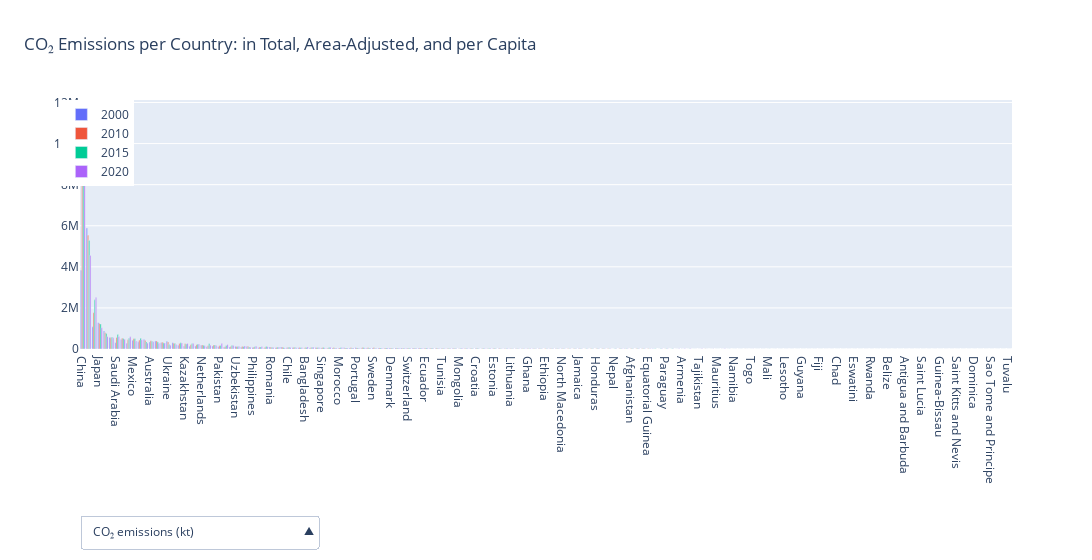

The notebook cell saved with this chart:
### Markdown cell above
To make any comparisons between sustainable energy and CO2 emissions, we created a grouped bar plot of all countries in the first dataset for 2000-2020 per 5 years:

### Code cell
# Sort by 'total_CO' (or any other initial sort criteria) and select the top 10
merge = pd.read_csv('../graphs/graphA/merge.csv')
years = ['2000', '2010', '2015', '2020']
# LULUCF filter:
# Removes all rows with 'All sectors with LULUCF' in the 'Item' column
merge = merge[merge['Item'] != 'All sectors with LULUCF']

# Calculate the average of the relative values for each country
merge['avg_total'] = merge[[year for year in years]].mean(axis=1)

# Sort by the average
total_sort = merge.sort_values('avg_total', ascending=False)

# Create a new Figure
fig = go.Figure()

for year in years:
    fig.add_trace(go.Bar(
        x=total_sort['Area'],
        y=total_sort[year],
        name=year,
        width=0.2,
    ))


# Change the bar mode to group
fig.update_layout(barmode='group')

# Add labels and title
fig.update_layout(
    title='CO₂ Emissions per Country: in Total, Area-Adjusted, and per Capita',
    title_x=0.022,
    xaxis_title='',
    yaxis_title='',
    updatemenus=[
        dict(
            buttons=[
                dict(label="CO₂ emissions (kt)",
                     method="update",
                     args=[{"y": [total_sort[year] for year in years]}]),
                dict(label="CO₂ emissions per area (kt/km²)",
                     method="update",
                     args=[{"y": [total_sort[year+'/area'] for year in years]}]),
                dict(label="CO₂ emissions per capita (kt/capita)",
                     method="update",
                     args=[{"y": [total_sort[year+'/pop'] for year in years]}])
            ],
            direction="up",
            pad={"r": 10, "t": 10},
            showactive=True,
            x=0,
            xanchor="left",
            y=-0.8,
            yanchor="bottom"
        ),
    ],
    width=6000,
    bargroupgap=1,
    legend=dict(x=-0.02, y=1, xanchor='left', yanchor='top'),
)

# Show the plot
fig.show()

### Figure 1 — Plotly figure (JSON) as saved in the notebook; plotly's stock layout.template omitted (floating-point values rounded to 4 significant figures; data arrays with more than 128 entries replaced by an {"elided": "..."} marker saying what was removed)
{"data": [{"name": "2000", "type": "bar", "width": 0.2, "x": {"elided": "163 str values"}, "y": {"elided": "163 float values"}}, {"name": "2010", "type": "bar", "width": 0.2, "x": {"elided": "163 str values"}, "y": {"elided": "163 float values"}}, {"name": "2015", "type": "bar", "width": 0.2, "x": {"elided": "163 str values"}, "y": {"elided": "163 float values"}}, {"name": "2020", "type": "bar", "width": 0.2, "x": {"elided": "163 str values"}, "y": {"elided": "163 float values"}}], "layout": {"bargroupgap": 1, "barmode": "group", "legend": {"x": -0.02, "xanchor": "left", "y": 1, "yanchor": "top"}, "title": {"text": "CO₂ Emissions per Country: in Total, Area-Adjusted, and per Capita", "x": 0.022}, "updatemenus": [{"buttons": [{"args": [{"y": {"elided": "4x163 float values"}}], "label": "CO₂ emissions (kt)", "method": "update"}, {"args": [{"y": {"elided": "4x163 float values"}}], "label": "CO₂ emissions per area (kt/km²)", "method": "update"}, {"args": [{"y": {"elided": "4x163 float values"}}], "label": "CO₂ emissions per capita (kt/capita)", "method": "update"}], "direction": "up", "pad": {"r": 10, "t": 10}, "showactive": true, "x": 0, "xanchor": "left", "y": -0.8, "yanchor": "bottom"}], "width": 6000, "xaxis": {"title": {"text": ""}}, "yaxis": {"title": {"text": ""}}}}
